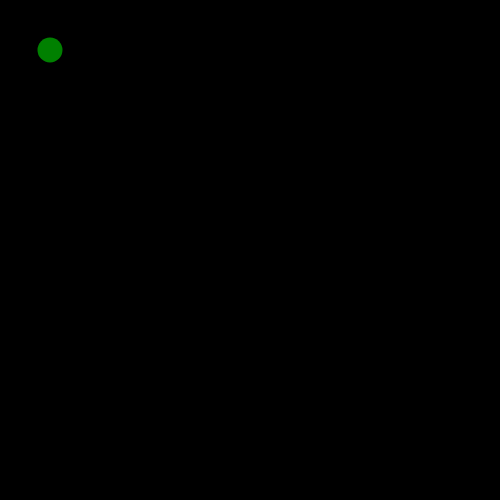
Frame 1 (no input)
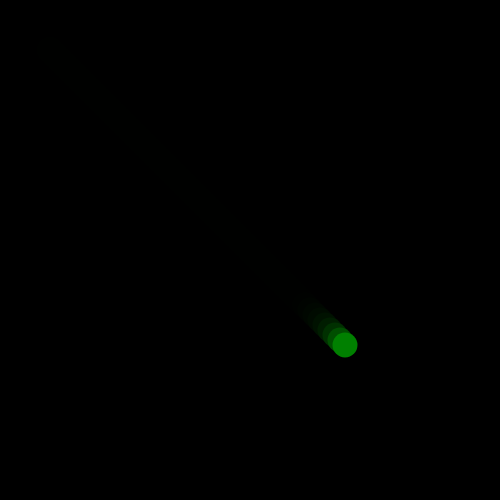
Frame 60 (no input)
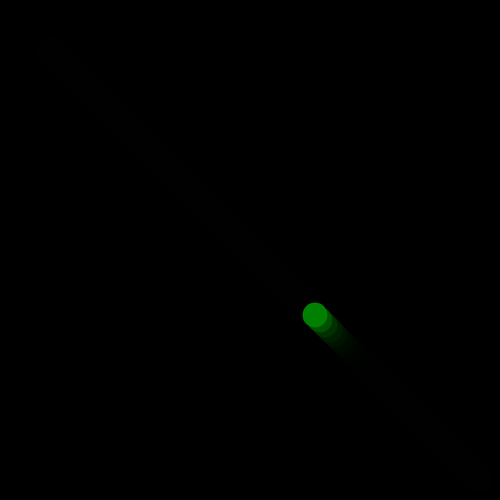
Frame 120 (the mouse pressed at the canvas centre since frame 60)

The p5.js sketch that drew these frames (run headless with seeded random() and noise() and a simulated clock; from frame 60 on, the mouse is pressed at the canvas centre):

// p5.js sketch
// ── sketch.js
let Xpos = 50 ;
let Ypos = 50;
let Xspeed = 5;
let Yspeed = 5;
let Xdirection = 1;
let Ydirection = 1;

function setup(){
    createCanvas(500,500);
    
    background(0);
    noStroke();
}

function draw(){
    fill(0,100);
    rect(0,0,width,height);

    fill('green');
    ellipse(Xpos,Ypos,25);

    if(Xpos > 475 || Xpos < 25){
        Xdirection *= -1
    }

    if(Ypos > 475 || Ypos < -25){
        Ydirection *= -1
    }
    Xpos += Xspeed * Xdirection;
    Ypos += Yspeed * Ydirection;
    
    

}
